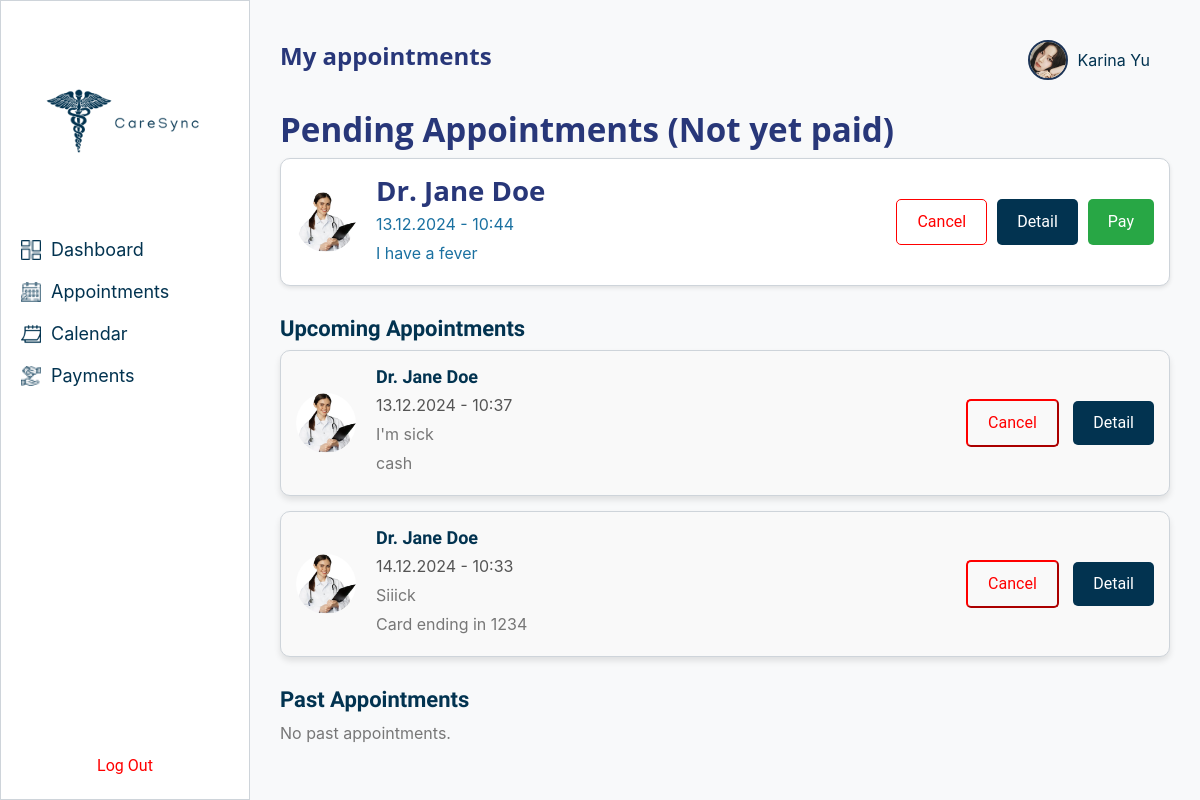
The app's page /appointment-history/ (signed in) with its own data.
### patients/models.py (models this page shows, shortened)
class User(AbstractUser):
    email = models.EmailField(unique=True)
    profile_picture = models.ImageField(upload_to='profile_pictures/', blank=True, null=True)

### appointments/models.py (models this page shows, shortened)
class Appointment(models.Model):
    STATUS_CHOICES = [
        ('pending', 'Pending'),
        ('upcoming', 'Upcoming'),
        ('past', 'Past'),
    ]
    id = models.AutoField(primary_key=True)
    doctor = models.ForeignKey(
        'admin_dashboard.Doctor',
        on_delete=models.CASCADE,
        related_name='appointments'
    )
    patient = models.ForeignKey(settings.AUTH_USER_MODEL, on_delete=models.CASCADE, related_name='appointments')
    appointment_date = models.DateTimeField()
    reason = models.TextField()
    status = models.CharField(
        max_length=10,
        choices=STATUS_CHOICES,
        default='pending',
    )
    payment_method = models.CharField(
        max_length=50,
        choices=[
            ('none', 'None'),
            ('cash', 'Cash'),
            ('credit_card', 'Credit Card'),
        ],
        default='none',
    )
    created_at = models.DateTimeField(auto_now_add=True)
    updated_at = models.DateTimeField(auto_now=True)
    class Meta:
        indexes = [
            models.Index(fields=["appointment_date"]),
            models.Index(fields=["status"]),
            models.Index(fields=["doctor", "patient"]),
        ]

### admin_dashboard/models.py (models this page shows, shortened)
class Doctor(models.Model):
    doctor_id = models.AutoField(primary_key=True)
    name = models.CharField(max_length=255)
    specialty = models.CharField(max_length=255)
    department = models.ForeignKey(Department, on_delete=models.CASCADE)
    picture = models.ImageField(upload_to='doctors', blank=True, null=True)

### appointments/views.py (the view)
# urls.py: path('appointment-history/', views.appointment_history, name='appointment_history'),
@login_required
def appointment_history(request):
    pending_appointments = Appointment.objects.filter(
        patient=request.user, status='pending'
    ).order_by('appointment_date')
    upcoming_appointments = Appointment.objects.filter(
        patient=request.user, status='upcoming', appointment_date__gte=now()
    ).order_by('appointment_date')
    past_appointments = Appointment.objects.filter(
        patient=request.user, appointment_date__lt=now()
    ).exclude(status='pending').order_by('-appointment_date')
    return render(request, 'appointments/appointment_history.html', {
        'pending_appointments': pending_appointments,
        'upcoming_appointments': upcoming_appointments,
        'past_appointments': past_appointments,
    })

### appointments/templates/appointments/appointment_history.html (shortened to what this page needs)
<!DOCTYPE html>
<html lang="en">
<head>
    {% load static %}
    <link rel="stylesheet" href="{% static 'css/theme.css' %}">
</head>
<body style="display: flex; margin: 0; padding: 0; height: 100vh;">
    <div style="width: 250px; background-color: white; padding: 20px; display: flex; flex-direction: column; justify-content: space-between; border: 1px solid #CED4DA; height: 100vh;">
        <div style="text-align: center;">
            <img src="{% static 'img/gallery/logo.png' %}" alt="CareSync Logo" style="width: 200px; height: auto;">
        </div>
        <ul style="list-style: none; padding: 0; margin: 0;">
            <li style="margin: 15px 0; display: flex; align-items: center;">
                <img src="{% static 'img/gallery/dashboard.png' %}" alt="Dashboard Icon" style="width: 20px; height: 20px; margin-right: 10px;">
                <a href="{% url 'dashboard' %}" style="text-decoration: none; color: #023350; font-size: 18px;">Dashboard</a>
            </li>
            <li style="margin: 15px 0; display: flex; align-items: center;">
                <img src="{% static 'img/gallery/appointment-icon.png' %}" alt="Appointments Icon" style="width: 20px; height: 20px; margin-right: 10px;">
                <a href="{% url 'appointments:appointment_history' %}" style="text-decoration: none; color: #023350; font-size: 18px;">Appointments</a>
            </li>
            <li style="margin: 15px 0; display: flex; align-items: center;">
                <img src="{% static 'img/gallery/calendar-icon.png' %}" alt="Calendar Icon" style="width: 20px; height: 20px; margin-right: 10px;">
                <a href="{% url 'appointments:calendar' %}" style="text-decoration: none; color: #023350; font-size: 18px;">Calendar</a>
            </li>
            <li style="margin: 15px 0; display: flex; align-items: center;">
                <img src="{% static 'img/gallery/payment-method.png' %}" alt="Payments Icon" style="width: 20px; height: 20px; margin-right: 10px;">
                <a href="{% url 'appointments:credit_card' %}" style="text-decoration: none; color: #023350; font-size: 18px;">Payments</a>
            </li>
        </ul>
        <div style="text-align: center; margin-top: auto;">
            <form method="POST" action="{% url 'logout' %}">
                <button type="submit" style="color: red; background: none; border: none; cursor: pointer;">Log Out</button>
            </form>
        </div>
    </div>
        <div class="main-content">
            <div class="header">
                <h1>My appointments</h1>
                <div class="dashboard-header">
                    <a href="{% url 'profile' %}" class="profile-link">
                        {% if user.profile_picture %}
                            <img src="{{ user.profile_picture.url }}" alt="Profile Icon">
                        {% else %}
                            <img src="{% static 'img/gallery/person_logo.png' %}" alt="Default Profile Icon">
                        {% endif %}
                        {{ user.first_name }} {{ user.last_name }}
                    </a>
                </div>
            </div>
            <h2>Pending Appointments (Not yet paid)</h2>
            {% for appointment in pending_appointments %}
                <div class="appointment-card">
                    <img src="{{ appointment.doctor.picture.url }}" alt="{{ appointment.doctor.name }}">
                    <div style="flex: 1;">
                        <h3>{{ appointment.doctor.name }}</h3>
                        <p>{{ appointment.appointment_date|date:"d.m.Y - H:i" }}</p>
                        <p>{{ appointment.reason }}</p>
                    </div>
                    <div class="actions">
                        <button class="btn-cancel">Cancel</button>
                        <button class="btn-detail">Detail</button>
                        <button class="btn-pay" onclick="handlePayment('{{ appointment.id }}')">Pay</button>
                    </div>
                </div>
            {% empty %}
                <p>No pending appointments.</p>
            {% endfor %}
            <h2 style="margin-top: 30px; font-family: 'Manjari', sans-serif; font-size: 22px; color: #023350;">Upcoming Appointments</h2>
            {% if upcoming_appointments %}
                {% for appointment in upcoming_appointments %}
                    <div style="display: flex; align-items: center; padding: 15px; border: 1px solid #CED4DA; border-radius: 10px; margin-bottom: 15px; background-color: #f9f9f9; box-shadow: 0px 4px 6px rgba(0, 0, 0, 0.1);">
                        <img src="{{ appointment.doctor.picture.url }}" alt="{{ appointment.doctor.name }}" style="width: 60px; height: 60px; border-radius: 50%; margin-right: 20px;">
                        <div style="flex: 1;">
                            <h3 style="margin: 0; font-size: 18px; font-family: 'Manjari', sans-serif; color: #023350;">{{ appointment.doctor.name }}</h3>
                            <p style="margin: 5px 0; color: #555;">{{ appointment.appointment_date|date:"d.m.Y - H:i" }}</p>
                            <p style="margin: 5px 0; color: #777;">{{ appointment.reason }}</p>
                            <p style="margin: 5px 0; color: #777;">{{ appointment.payment_method }}</p>
                        </div>
                        <div>
                            <button style="padding: 10px 20px; border-color: red; color: red; background-color: transparent; cursor: pointer; border-radius: 5px; margin-right: 10px;">Cancel</button>
                            <button style="padding: 10px 20px; background-color: #023350; color: white; border: none; cursor: pointer; border-radius: 5px;">Detail</button>
                        </div>
                    </div>
                {% endfor %}
            {% else %}
                <p style="color: #777;">No upcoming appointments.</p>
            {% endif %}
            <h2 style="margin-top: 30px; font-family: 'Manjari', sans-serif; font-size: 22px; color: #023350;">Past Appointments</h2>
            {% if past_appointments %}
                {% for appointment in past_appointments %}
                    <div style="display: flex; align-items: center; padding: 15px; border: 1px solid #CED4DA; border-radius: 10px; margin-bottom: 15px; background-color: #f9f9f9; box-shadow: 0px 4px 6px rgba(0, 0, 0, 0.1);">
                        <img src="{{ appointment.doctor.profile_picture.url }}" alt="{{ appointment.doctor.name }}" style="width: 60px; height: 60px; border-radius: 50%; margin-right: 20px;">
                        <div style="flex: 1;">
                            <h3 style="margin: 0; font-size: 18px; font-family: 'Manjari', sans-serif; color: #023350;">{{ appointment.doctor.name }}</h3>
                            <p style="margin: 5px 0; color: #555;">{{ appointment.appointment_date|date:"d.m.Y - H:i" }}</p>
                            <p style="margin: 5px 0; color: #777;">{{ appointment.reason }}</p>
                        </div>
                    </div>
                {% endfor %}
            {% else %}
                <p style="color: #777;">No past appointments.</p>
            {% endif %}
        </div>
</body>
</html>

### appointments/templates/appointments/appointment_history.html (style rules this page uses)
body { font-family: 'Inter', sans-serif; background-color: #f8f9fa; margin: 0; padding: 0; }
.main-content { flex: 1; padding: 30px; }
.header { display: flex; justify-content: space-between; align-items: center; margin-bottom: 20px; }
.header h1 { font-size: 24px; font-weight: bold; }
.header a { padding: 10px 20px; color: #023350; text-decoration: none; border-radius: 5px; display: flex; align-items: center; }
.profile-link { display: flex; align-items: center; text-decoration: none; font-size: 16px; color: #343a40; padding: 8px 15px; border-radius: 5px; }
.profile-link img { margin-right: 10px; width: 40px; height: 40px; border-radius: 50%; object-fit: cover; border: 2px solid #1D3557; }
.appointment-card { display: flex; align-items: center; padding: 15px; border: 1px solid #CED4DA; border-radius: 10px; margin-bottom: 10px; background-color: #fff; box-shadow: 0 2px 4px rgba(0, 0, 0, 0.1); transition: transform 0.2s ease-in-out; }
.appointment-card img { width: 60px; height: 60px; border-radius: 50%; margin-right: 20px; }
.appointment-card h3 { margin: 0; }
.appointment-card p { margin: 5px 0; }
.appointment-card .actions { display: flex; gap: 10px; }
.appointment-card button { padding: 10px 20px; border-radius: 5px; cursor: pointer; }
.btn-cancel { border: 1px solid red; color: red; background: transparent; }
.btn-detail { background-color: #023350; color: white; border: none; }
.btn-pay { background-color: #28a745; color: white; border: none; padding: 10px 20px; border-radius: 5px; cursor: pointer; transition: background-color 0.2s ease-in-out; }

### records on screen
User: profile_picture (picture), first_name "Karina", last_name "Yu"
Appointment: doctor.picture (picture), doctor.name "Dr. Jane Doe", appointment_date "13.12.2024 - 10:44", reason "I have a fever"
Appointment: doctor.picture (picture), doctor.name "Dr. Jane Doe", appointment_date "13.12.2024 - 10:37", reason "I'm sick", payment_method "cash"
Appointment: doctor.picture (picture), doctor.name "Dr. Jane Doe", appointment_date "14.12.2024 - 10:33", reason "Siiick", payment_method "Card ending in 1234"
